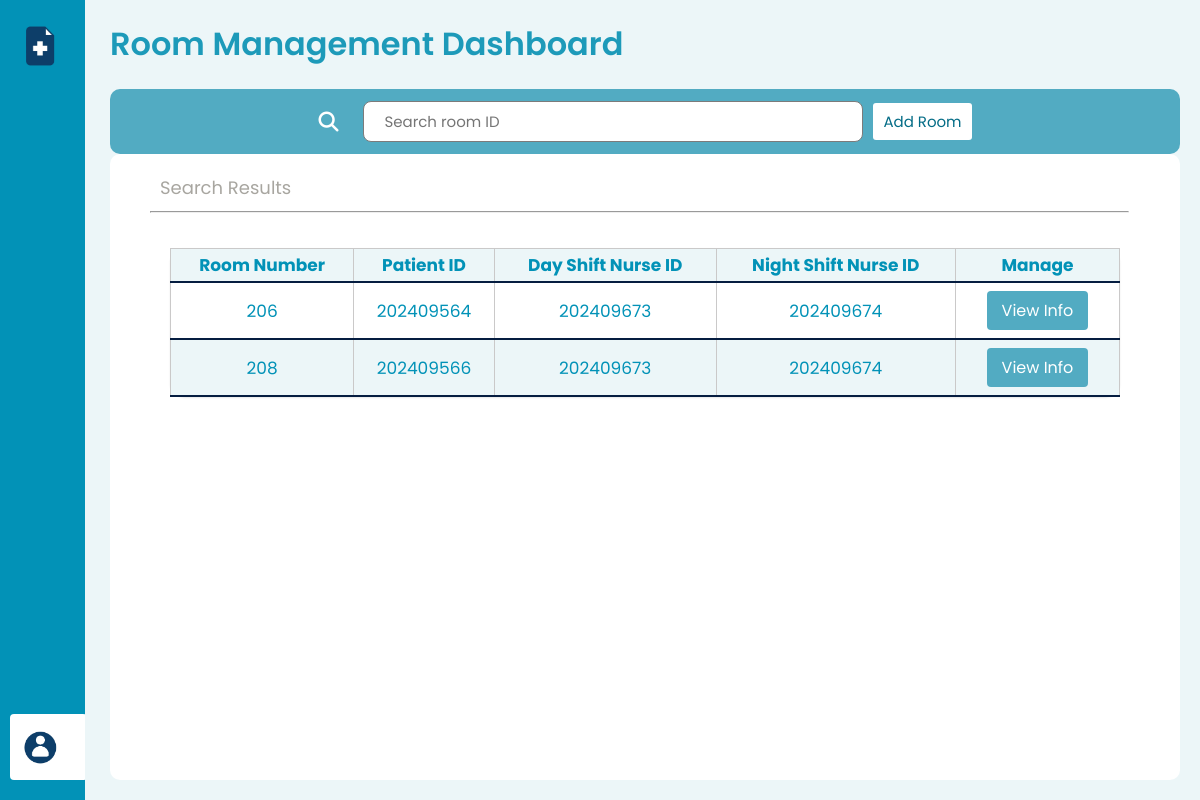
Screenshot of /DocuCare/RoomManageList.php with the database file from the repository.
### tables this page shows
CREATE TABLE `rooms_information` (
  `Room_Number` int(11) DEFAULT NULL,
  `Patient_ID` int(20) DEFAULT NULL,
  `Day_Shift_Nurse_ID` int(20) DEFAULT NULL,
  `Night_Shift_Nurse_ID` int(20) DEFAULT NULL,
  `Entered_By_Nurse` int(20) DEFAULT NULL,
  `Status` char(3) DEFAULT NULL,
  `Deletion_Date` date DEFAULT NULL
);

### DocuCare/RoomManageList.php (the view, shortened to what this page needs)
<!DOCTYPE html>
<html lang="en">
<head>
    <link rel="stylesheet" href="https://unicons.iconscout.com/release/v4.0.0/css/line.css">
    <link rel="stylesheet" href="style2.css">
</head>
<body>
    <aside class="sidebar" id="sidebar">
        <nav class="nav">
            <div class="sidebar-header">
                <img src="img/logo.png" alt="logo" />
            </div>
              <div class="user-account">
                <div class="user-profile">
                  <img src="img/profile.png" alt="Profile Image" />
                </div>
              </div>
        </nav>
    </aside>
    <main class="main">
        <header>
            <h1>Room Management Dashboard</h1>
        </header>
        <section class="search">
            <a href="#" class="search-icon"><i class="fas fa-search"></i></a>
            <input type="text" id="searchInput" placeholder="Search room ID" >
            <a href="addRoomManage.php" class="btn-2">Add Room</a>
        </section>
        <section class="search-result">
            <h1>Search Results</h1><hr>
            <div class="box-container" id="patient_infoList">
                <?php
                include('mycon.php');
                $sql = "SELECT * FROM rooms_information";
                $result = $connection->query($sql);
                echo "<table border='1' width='100%'>";
                echo "<tr align='center' class=tblheader>
                        <td><b>Room Number</b></td>
                         <td><b>Patient ID</b></td>
                        <td><b>Day Shift Nurse ID</b></td>
                        <td><b>Night Shift Nurse ID</b></td>
                        <td class='no-print'><b>Manage</b></td>
                      </tr>";
                if ($result->num_rows > 0) {
                    while ($row = $result->fetch_assoc()) {
                     $Patient_ID = $row['Patient_ID'];
                       echo '<tr>
                               <td>'.$row['Room_Number'].'</td>
                               <td>'.$row['Patient_ID'].'</td>
                               <td>'.$row['Day_Shift_Nurse_ID'].'</td>
                               <td>'.$row['Night_Shift_Nurse_ID'].'</td>
                               <td>
                                 <input type="button" name="info" value="View Info" class="btn" onclick="window.location.href=\'infoRoomManage.php?Patient_ID='.$Patient_ID.'\'">
                                    <button class="btn-icon" onclick="window.location.href=\'infoRoomManage.php?Patient_ID='.$Patient_ID.'\'">
                                        <i class="fas fa-info-circle"></i>
                                    </button>
                                </td>
                       </tr>';
                    }
                  } else {
                    echo "<tr><td colspan='5' align='center'>No results found.</td></tr>";
                 }
               echo "</table>";
            ?>
            </div>
        </section>
    </main>
</body>
</html>

### DocuCare/style2.css (style rules this page uses)
* { margin: 0; padding: 0; box-sizing: border-box; font-family: "Poppins", sans-serif; }
html { scroll-behavior: smooth; }
body { height: 100%; background-color: #ecf6f8; overflow-x: hidden; }
main { display: flex; flex-direction: column; min-height: 100vh; padding: 20px; }
.sidebar { position: fixed; top: 0; left: 0; height: 100%; width: 85px; display: flex; overflow-x: hidden; flex-direction: column; background: #0292b7; padding: 25px 20px; transition: all 0.4s ease; z-index: 1000; }
.sidebar .sidebar-header { display: flex; align-items: center; }
.sidebar .sidebar-header img { width: 42px; }
.user-account { position:absolute; bottom: 0; width: 90%; margin-bottom: 20px; padding: 12px 10px; margin-left: -10px; }
.user-profile { display: flex; align-items: center; color: #161a2d; }
.user-profile img { width: 42px; border-radius: 50%; border: 2px solid #fff; }
.main { margin-left: 85px; padding: 20px; transition: margin-left 0.4s ease; overflow-x: hidden; }
.main header { margin-bottom: 20px; }
.main h1 { font-size: 2rem; font-weight: 600; color: #1d9ab9; }
.search { margin-top: 6px; padding: 12px 20px; border-radius: 10px; background-color: #52abc2; display: flex; flex-direction: row; align-items: center; justify-content: center; gap: 10px; }
.search input, .search select { padding: 10px; margin-left: 10px; }
#searchInput { width: 700px; padding: 8px; border-radius: 8px; background: #ffffff; font-size: 15px; text-align: left; padding-left: 20px; border: 1px solid #7c7b7b; }
.btn-2 { font-size: 15px; padding: 7px 10px; border-color: #0292b7; border-radius: 3px; cursor: pointer; color: #046c86; transition: all 0.3s ease 0s; background-color: #ffffff; text-decoration: none; }
.search-icon { color: #ffffff; font-size: 20px; margin-right: 5px; }
.search-result { flex: 1; padding: 20px; box-sizing: border-box; background-color: #ffffff; border-radius: 10px; overflow: auto; }
.search-result h1 { margin-left: 30px; font-size: 18px; color: #a8a6a0; font-weight: normal; }
.search-result hr { margin-top: 10px; margin-left: 20px; width: 95%; }
.search-result .box-container { margin-left: 40px; margin-right: 40px; margin-top: 35px; margin-bottom: 45px; }
.btn { padding: 7px 15px; border: none; border-radius: 4px; cursor: pointer; font-size: 16px; margin: 5px; transition: background-color 0.3s ease; background-color: #52abc2; color: white; }
table { margin: 20px auto; font-size: 17px; border: solid #051D40 2px; background-color: #FFF; border-radius: 15px; border-collapse: collapse; width: 100%; }
table td { padding: 3px 4px; text-align: center; border-bottom: 2px solid #051D40; color: #0292b7; }
.tblheader { color: #051D40; }
table tr:nth-of-type(even) { background-color: #ffffff; }
table tr:nth-of-type(odd) { background-color: #ecf6f8; }
table { width: 100%; border-collapse: collapse; background-color: #ffffff; box-shadow: 0 1px 2px rgba(0, 0, 0, 0.1); border: none; }
th, td { padding: 6px; text-align: center; border: 1px solid #cac9c9; }
@media screen and (max-width: 1408px) { .main { margin-left: 100px; } }
@media screen and (max-width: 1408px) { .main header { margin-bottom: 15px; } }
@media screen and (max-width: 1216px) { .main { margin-left: 90px; } }
@media screen and (max-width: 1216px) { .main header { margin-bottom: 15px; } }
@media screen and (max-width: 1216px) { #searchInput { width: 500px; } }

### rows the page displays
rooms_information: Room_Number "206", Patient_ID "202409564", Day_Shift_Nurse_ID "202409673", Night_Shift_Nurse_ID "202409674"
rooms_information: Room_Number "208", Patient_ID "202409566", Day_Shift_Nurse_ID "202409673", Night_Shift_Nurse_ID "202409674"
